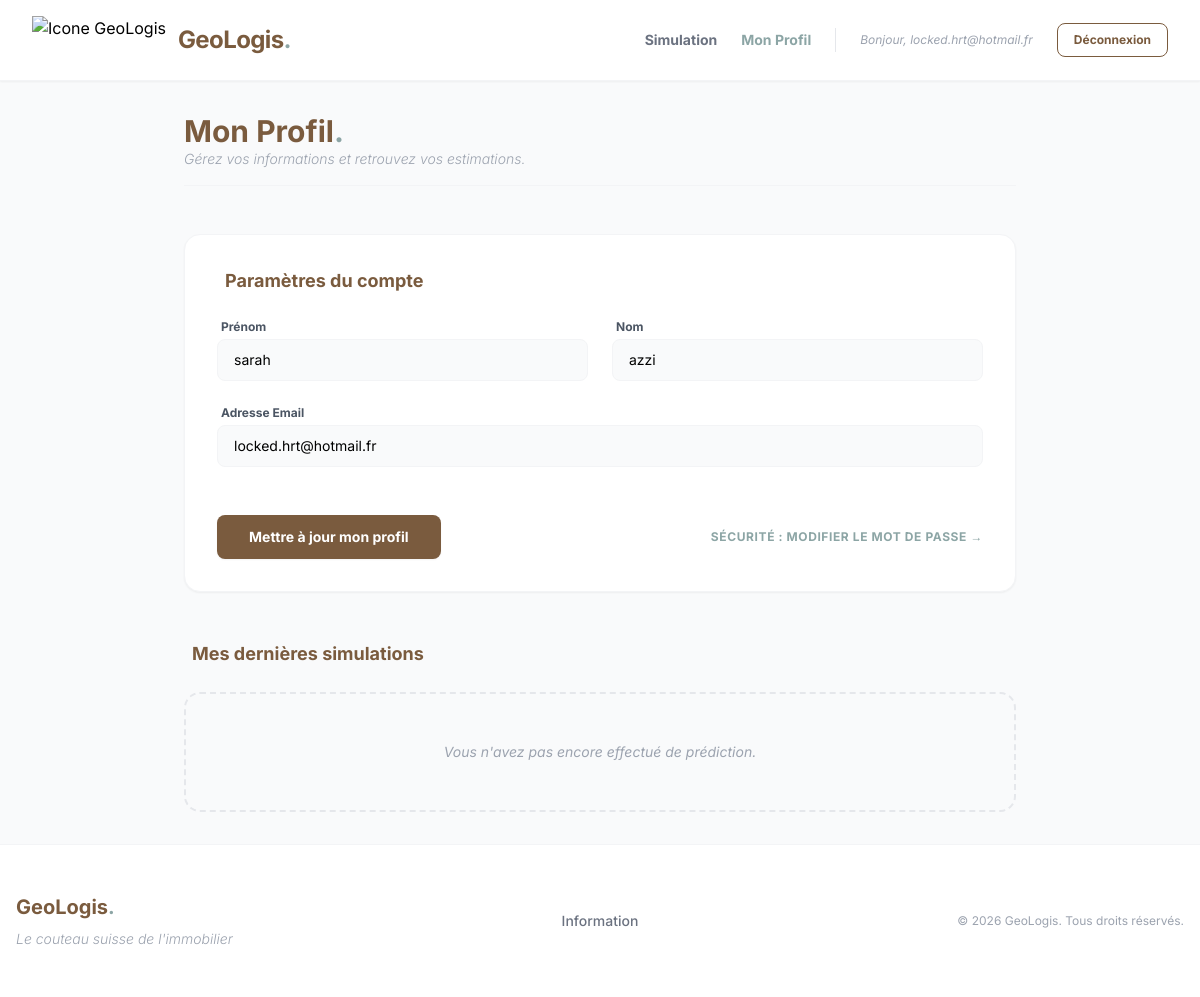
Page /profil/ (signed in) on the committed database.
### users/models.py (models this page shows)
class User(AbstractUser):
    username = None
    email = models.EmailField(unique=True)
    USERNAME_FIELD = "email"
    REQUIRED_FIELDS = []
    objects = UserManager()

### users/views.py (the view, shortened to what this page needs)
@login_required
def profile_view(request):
    user = request.user
    history = Prediction.objects.filter(user=user).order_by('-id')
    context = {
        'user': user,
        'history': history,
    }
    return render(request, "profil.html", context)

### users/templates/profil.html (shortened to what this page needs)
{% extends "base.html" %}
{% block content %}
<div class="max-w-4xl mx-auto p-8 space-y-12">
    <div class="border-b border-gray-100 pb-4">
        <h1 class="text-3xl font-bold text-brown">Mon Profil<span class="text-sage">.</span></h1>
        <p class="text-gray-400 text-sm italic font-light">Gérez vos informations et retrouvez vos estimations.</p>
    </div>
    <div class="bg-white shadow-sm rounded-2xl p-8 border border-gray-100">
        <h2 class="text-lg font-bold text-brown mb-6 flex items-center">
             Paramètres du compte
        </h2>
        <form method="POST" action="" class="space-y-6">
            <div class="grid grid-cols-1 md:grid-cols-2 gap-6">
                <div class="space-y-1">
                    <label class="block text-xs font-bold text-gray-600 ml-1">Prénom</label>
                    <input type="text" name="first_name" value="{{ user.first_name }}"
                           class="w-full px-4 py-2.5 bg-gray-50 border border-gray-100 rounded-lg focus:ring-2 focus:ring-sage focus:bg-white outline-none transition text-sm">
                </div>
                <div class="space-y-1">
                    <label class="block text-xs font-bold text-gray-600 ml-1">Nom</label>
                    <input type="text" name="last_name" value="{{ user.last_name }}"
                           class="w-full px-4 py-2.5 bg-gray-50 border border-gray-100 rounded-lg focus:ring-2 focus:ring-sage focus:bg-white outline-none transition text-sm">
                </div>
            </div>
            <div class="space-y-1">
                <label class="block text-xs font-bold text-gray-600 ml-1">Adresse Email</label>
                <input type="email" name="email" value="{{ user.email }}"
                       class="w-full px-4 py-2.5 bg-gray-50 border border-gray-100 rounded-lg focus:ring-2 focus:ring-sage focus:bg-white outline-none transition text-sm">
            </div>
            <div class="flex flex-col md:flex-row items-center justify-between pt-6 gap-4">
                <button type="submit"
                        class="px-8 py-3 bg-brown hover:bg-opacity-90 text-white rounded-lg font-bold text-sm transition shadow-sm w-full md:w-auto">
                    Mettre à jour mon profil
                </button>
                <a href="{% url 'password_change' %}" class="text-xs font-bold text-sage hover:text-brown transition uppercase tracking-wider">
                    Sécurité : Modifier le mot de passe →
                </a>
            </div>
        </form>
    </div>
    <div>
        <h2 class="text-lg font-bold text-brown mb-6 flex items-center">
             Mes dernières simulations
        </h2>
        <div class="grid grid-cols-1 md:grid-cols-2 gap-6">
            {% for pred in history %}
            <div class="bg-white border border-gray-100 rounded-2xl p-5 shadow-sm hover:shadow-md transition group">
                <div class="flex justify-between items-start mb-4">
                    <span class="text-[10px] uppercase tracking-widest text-gray-400 font-semibold">
                        {{ pred.created_at|date:"d M Y" }} à {{ pred.created_at|date:"H:i" }}
                    </span>
                    <span class="bg-sage bg-opacity-10 text-sage text-xs px-3 py-1 rounded-full font-bold">
                        {{ pred.result }} €
                    </span>
                </div>
                <div class="space-y-1">
                    <p class="text-gray-800 font-semibold text-sm">
                        <span class="text-brown">Population :</span> {{ pred.population }} hab.
                    </p>
                    <p class="text-xs text-gray-500 italic">
                        Taxe foncière : {{ pred.property_tax }} €
                    </p>
                </div>
                <div class="mt-4 pt-4 border-t border-gray-50 opacity-0 group-hover:opacity-100 transition">
                    <span class="text-[10px] text-sage font-bold uppercase">Voir les détails</span>
                </div>
            </div>
            {% empty %}
            <div class="col-span-full py-12 text-center bg-gray-50 rounded-2xl border-2 border-dashed border-gray-200">
                <p class="text-gray-400 italic text-sm">Vous n'avez pas encore effectué de prédiction.</p>
            </div>
            {% endfor %}
        </div>
    </div>
</div>
{% endblock %}

### templates/base.html (shortened to what this page needs)
{% load static %}
<!DOCTYPE html>
<html lang="fr">
<head>
    <script src="https://cdn.tailwindcss.com"></script>
</head>
<body class="bg-gray-50 flex flex-col min-h-screen text-black">
    <nav class="bg-white border-b border-gray-100 shadow-sm sticky top-0 z-50">
        <div class="max-w-7xl mx-auto px-4 sm:px-6 lg:px-8">
            <div class="flex justify-between h-20">
                <div class="flex items-center gap-3">
                    <img src="{% static 'image/Logo_GeoLogis.png' %}"
                         alt="Icone GeoLogis"
                         class="h-12 w-auto">
                    <a href="{% url 'home' %}" class="text-2xl font-bold text-[#7A5B3E] tracking-tight hover:opacity-80 transition-opacity">
                        GeoLogis<span class="text-[#8CA5A5]">.</span>
                    </a>
                </div>
                <div class="hidden md:flex items-center space-x-6">
                    <a href="{% url 'prediction' %}" class="text-sm font-bold text-gray-500 hover:text-brown transition">Simulation</a>
                    {% if user.is_authenticated %}
                        <a href="{% url 'profil' %}" class="text-sm font-bold text-sage hover:text-brown transition">
                            Mon Profil
                        </a>
                        <span class="text-xs text-gray-400 italic">Bonjour, {{ user.username|default:user.email }}</span>
                        <form action="{% url 'logout' %}" method="POST" class="inline ml-2">
                            <button type="submit" class="px-4 py-2 rounded-lg border border-brown text-brown text-xs font-bold hover:bg-brown hover:text-white transition duration-200">
                                Déconnexion
                            </button>
                        </form>
                    {% else %}
                        <a href="{% url 'login' %}" class="text-sm font-bold text-gray-500 hover:text-brown transition">Connexion</a>
                        <a href="{% url 'register' %}" class="px-5 py-2.5 rounded-lg bg-brown text-white text-sm font-bold hover:bg-opacity-90 transition">S'inscrire</a>
                    {% endif %}
                </div>
            </div>
        </div>
    </nav>
    <main class="flex-grow">
        {% block content %}{% endblock %}
    </main>
    <footer class="bg-white border-t border-gray-100 mt-auto">
        <div class="max-w-7xl mx-auto py-12 px-4">
            <div class="grid grid-cols-1 md:grid-cols-3 gap-8 items-center">
                <div class="text-center md:text-left">
                    <h2 class="text-xl font-bold text-brown">GeoLogis<span class="text-sage">.</span></h2>
                    <p class="text-gray-400 text-sm mt-2 font-light italic">Le couteau suisse de l'immobilier</p>
                </div>
                <div class="flex justify-center space-x-6 text-sm font-medium text-gray-500">
                    <a href="{% url 'info_key' %}" class="hover:text-sage transition">Information</a>
                </div>
                <div class="text-center md:text-right text-gray-400 text-xs">
                    <p>&copy; 2026 GeoLogis. Tous droits réservés.</p>
                </div>
            </div>
        </div>
    </footer>
</body>
</html>

### templates/base.html (style rules this page uses)
body { font-family: 'Inter', sans-serif; }

### rows in the picture
User: username "locked.hrt@hotmail.fr", first_name "sarah", last_name "azzi", email "locked.hrt@hotmail.fr"
